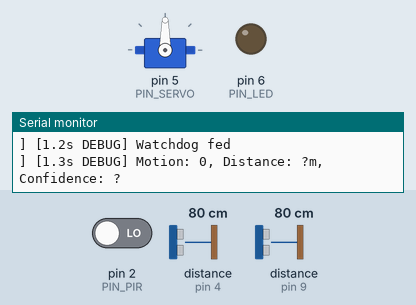
The program below on a simulated Arduino Uno, built with avr-gcc and run on an emulated ATmega328P. On the bench: servo, output pins drawn as LEDs (lit = HIGH), the last lines printed to the serial monitor. Wiring (inferred from the names in the program): 2 × ultrasonic range finder: trigger pin 3, echo pin 4 / trigger pin 8, echo pin 9. Dashed ring = blinking. The inputs (shaded band) are chosen by the test bench; at power-on: pin 2 (PIN_PIR) LOW, distance to the obstacle (sensors on pin 4, pin 9) 80 cm. The echo pulse lasts 58.3 µs per cm; pins used as bus, display or sensor lines are not drawn.

Above: at 1.3 s.
1.4 s: pin 2 (PIN_PIR) driven HIGH
At 1.87 s:
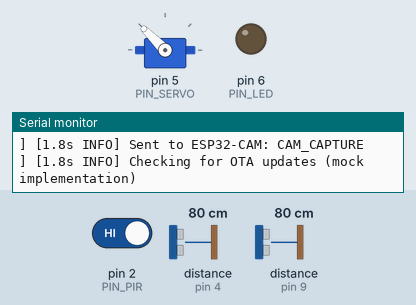
At 2.55 s:
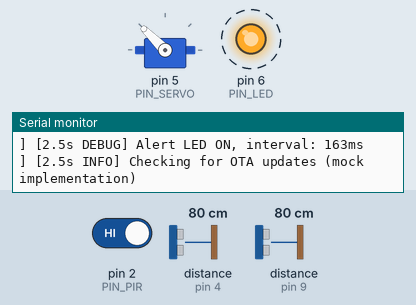
4.4 s: distance to the obstacle (sensor on pin 4) set to 2 cm
7.4 s: distance to the obstacle (sensor on pin 9) set to 299 cm
10.4 s: distance to the obstacle (sensor on pin 4) set to 250 cm
At 10.57 s:
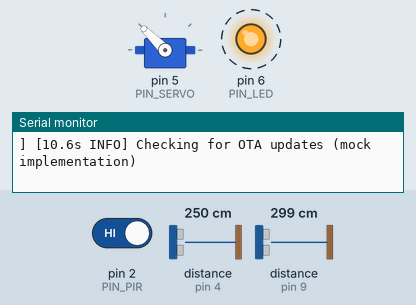
Timing chart, 0 to 20.4 s (numbered marks = the images above; inputs shaded):
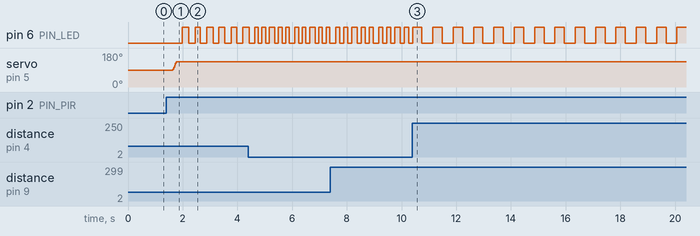

Measured:
- after the input at 1.4 s, pin 6 (PIN_LED): alternates HIGH for 0.23 s and LOW for 0.23 s, starting after 0.59 s; servo on pin 5 (PIN_SERVO): 90° → 135° after 0.24 s
- after the input at 10.4 s, pin 6 (PIN_LED): alternates HIGH for 0.34 s and LOW for 0.40 s, starting after 0.35 s

The program:

main.cpp
```cpp
// main.cpp

#include <Arduino.h>
#include "system_init.h"
#include "motion_logic.h"

    // === Arduino Setup ===
    void
    setup()
{
    initializeSystem();
    logMessage("INFO", "Arduino setup completed");
}

// === Arduino Loop ===
void loop()
{
    if (isInitialized)
    {
        runStateMachine();
    }
    else
    {
        logMessage("ERROR", "System not initialized, skipping state machine");
        delay(1000); // Wait before retrying
    }
}
```

alert_handler.h
```cpp
#ifndef ALERT_HANDLER_H
#define ALERT_HANDLER_H

#include <Arduino.h>

// === Function Prototypes ===
void handleAlertBlink(); // Manages LED blinking based on threat proximity
void handleFaultBlink(); // Manages LED blinking to signal fault state

#endif // ALERT_HANDLER_H
```

comms.h
```cpp
#ifndef COMMS_H
#define COMMS_H

#include <Arduino.h>

// === Function Prototypes ===
void checkOTA();                         // Checks for Over-The-Air updates (mock implementation)
void handleSerialComms();                // Processes incoming serial messages
void sendCameraCommand(const char *cmd); // Sends command string to ESP32-CAM

#endif // COMMS_H
```

motion_logic.h
```cpp
#ifndef MOTION_LOGIC_H
#define MOTION_LOGIC_H

#include <Arduino.h>

// === Motion State ===
extern int8_t currentState;          // System state: 0=IDLE, 1=PATROLLING, 2=ALERT, 3=FAULT
extern unsigned long lastLoopTime;   // Timestamp of last loop execution (ms)
extern unsigned long lastPatrolTime; // Timestamp of last patrol action (ms)
extern uint8_t currentServoPos;      // Current servo angle (0–180 degrees)

// === Function Prototypes ===
void runStateMachine();         // Executes the motion state machine
int16_t calculateThreatScore(); // Calculates threat score based on sensor data

#endif // MOTION_LOGIC_H
```

sensors.h
```cpp
#ifndef SENSORS_H
#define SENSORS_H

#include <Arduino.h>

// === Sensor State ===
extern bool motionDetected; // Flag for PIR motion detection
extern float dist1;         // Distance from ultrasonic sensor 1 (cm)
extern float dist2;         // Distance from ultrasonic sensor 2 (cm)
extern float distance;      // Minimum detected distance (m)
extern float confidence;    // Threat confidence level (0.0–100.0)
extern bool sensorValid;    // Flag for valid sensor data

// === Function Prototypes ===
void updateSensors();                                     // Updates all sensor readings
float readUltrasonicCM(uint8_t trigPin, uint8_t echoPin); // Reads ultrasonic distance in cm

#endif // SENSORS_H
```

servo_controller.h
```cpp
#ifndef SERVO_CONTROLLER_H
#define SERVO_CONTROLLER_H

#include <Arduino.h>

// === Function Prototypes ===
void moveServoSmooth(uint8_t targetPos); // Smoothly transitions servo to target angle (0–180)
void executePatrol();                    // Performs patrol by sweeping servo across range

#endif // SERVO_CONTROLLER_H
```

system_init.h
```cpp
#ifndef SYSTEM_INIT_H
#define SYSTEM_INIT_H

#include <Arduino.h>
#include <Servo.h>
#include <SoftwareSerial.h>

// === Pin Assignments ===
constexpr uint8_t PIN_PIR = 2;        // PIR sensor pin
constexpr uint8_t PIN_TRIG1 = 3;      // Ultrasonic sensor 1 trigger pin
constexpr uint8_t PIN_ECHO1 = 4;      // Ultrasonic sensor 1 echo pin
constexpr uint8_t PIN_SERVO = 5;      // Servo motor pin
constexpr uint8_t PIN_LED = 6;        // LED indicator pin
constexpr uint8_t PIN_TRIG2 = 8;      // Ultrasonic sensor 2 trigger pin
constexpr uint8_t PIN_ECHO2 = 9;      // Ultrasonic sensor 2 echo pin
constexpr uint8_t PIN_SERIAL_RX = 10; // Software serial RX pin
constexpr uint8_t PIN_SERIAL_TX = 11; // Software serial TX pin

// === System State ===
extern Servo panServo;                 // Servo object for pan control
extern SoftwareSerial espSerial;       // SoftwareSerial for ESP communication
extern bool isInitialized;             // System initialization status
extern unsigned long lastWatchdogFeed; // Last watchdog feed timestamp

// === Function Prototypes ===
void initializeSystem();                                 // Initializes system components
void feedWatchdog();                                     // Feeds the watchdog timer
bool checkWatchdog();                                    // Checks watchdog status
void logMessage(const char *level, const char *message); // Logs messages with level

#endif // SYSTEM_INIT_H
```

alert_handler.cpp
```cpp
// alert_handler.cpp

#include "alert_handler.h"
#include "sensors.h"
#include "system_init.h"

    // === Global Variables ===
    bool alertBlinkState = false;     // State of alert LED (true=ON, false=OFF)
unsigned long lastAlertBlinkTime = 0; // Timestamp of last alert blink (ms)
bool faultBlinkState = false;         // State of fault LED (true=ON, false=OFF)
unsigned long lastFaultBlinkTime = 0; // Timestamp of last fault blink (ms)

// === Constants ===
constexpr unsigned long FAULT_BLINK_INTERVAL = 500; // Fault blink interval (ms)
constexpr float MIN_DISTANCE_CM = 20.0;             // Minimum distance for blink mapping (cm)
constexpr float MAX_DISTANCE_CM = 150.0;            // Maximum distance for blink mapping (cm)
constexpr unsigned long MIN_BLINK_INTERVAL = 50;    // Fastest alert blink interval (ms)
constexpr unsigned long MAX_BLINK_INTERVAL = 300;   // Slowest alert blink interval (ms)

// === Handle Alert Blink ===
void handleAlertBlink()
{
    // Turn off LED if no valid threat
    if (!motionDetected || !sensorValid || distance < 0.01)
    {
        if (alertBlinkState)
        {
            digitalWrite(PIN_LED, LOW);
            alertBlinkState = false;
            logMessage("DEBUG", "Alert LED turned off");
        }
        return;
    }

    // Calculate blink interval based on distance
    float distance_cm = distance * 100.0; // Convert meters to cm
    unsigned long blinkInterval = map(
        constrain(distance_cm, MIN_DISTANCE_CM, MAX_DISTANCE_CM),
        MIN_DISTANCE_CM, MAX_DISTANCE_CM,
        MIN_BLINK_INTERVAL, MAX_BLINK_INTERVAL);

    // Toggle LED state if interval has passed
    if (millis() - lastAlertBlinkTime >= blinkInterval)
    {
        alertBlinkState = !alertBlinkState;
        digitalWrite(PIN_LED, alertBlinkState ? HIGH : LOW);
        lastAlertBlinkTime = millis();

        // Log state change
        char buffer[32];
        snprintf(buffer, sizeof(buffer), "Alert LED %s, interval: %lums",
                 alertBlinkState ? "ON" : "OFF", blinkInterval);
        logMessage("DEBUG", buffer);
    }
}

// === Handle Fault Blink ===
void handleFaultBlink()
{
    // Toggle LED state at fixed interval
    if (millis() - lastFaultBlinkTime >= FAULT_BLINK_INTERVAL)
    {
        faultBlinkState = !faultBlinkState;
        digitalWrite(PIN_LED, faultBlinkState ? HIGH : LOW);
        lastFaultBlinkTime = millis();

        // Log state change
        char buffer[32];
        snprintf(buffer, sizeof(buffer), "Fault LED %s", faultBlinkState ? "ON" : "OFF");
        logMessage("DEBUG", buffer);
    }
}
```

comms.cpp
```cpp
// comms.cpp

#include "comms.h"
#include "system_init.h"

    // === Constants ===
    constexpr uint8_t OTA_CHECK_FREQUENCY = 5;     // Check OTA every 5th call
constexpr size_t SERIAL_BUFFER_SIZE = 32;          // Buffer size for serial input
constexpr unsigned long SERIAL_READ_TIMEOUT = 100; // Timeout for reading serial (ms)

// === Check OTA Updates ===
void checkOTA()
{
    static uint8_t count = 0;
    if (count++ % OTA_CHECK_FREQUENCY == 0)
    {
        logMessage("INFO", "Checking for OTA updates (mock implementation)");
    }
}

// === Handle Serial Communications ===
void handleSerialComms()
{
    if (espSerial.available())
    {
        char buffer[SERIAL_BUFFER_SIZE];
        size_t index = 0;
        unsigned long startTime = millis();

        // Read until newline or buffer full, with timeout
        while (index < SERIAL_BUFFER_SIZE - 1 && millis() - startTime < SERIAL_READ_TIMEOUT)
        {
            if (espSerial.available())
            {
                char c = espSerial.read();
                if (c == '\n')
                {
                    buffer[index] = '\0'; // Null-terminate
                    break;
                }
                buffer[index++] = c;
            }
        }
        buffer[index] = '\0'; // Ensure null-termination

        // Log received message
        if (index > 0)
        {
            char logBuffer[64];
            snprintf(logBuffer, sizeof(logBuffer), "Received from ESP: %s", buffer);
            logMessage("DEBUG", logBuffer);
        }
        else
        {
            logMessage("WARN", "Empty or timed-out serial input");
        }
    }
}

// === Send Camera Command ===
void sendCameraCommand(const char *cmd)
{
    // Send command to ESP32-CAM
    espSerial.println(cmd);

    // Log sent command
    char buffer[64];
    snprintf(buffer, sizeof(buffer), "Sent to ESP32-CAM: %s", cmd);
    logMessage("INFO", buffer);
}
```

motion_logic.cpp
```cpp
// motion_logic.cpp
#include "motion_logic.h"
#include "sensors.h"
#include "system_init.h"
#include "servo_controller.h"
#include "alert_handler.h"
#include "comms.h"

// === Global Variables ===
int8_t currentState = 0;          // System state: 0=IDLE, 1=PATROLLING, 2=ALERT, 3=FAULT
unsigned long lastLoopTime = 0;   // Timestamp of last loop execution (ms)
unsigned long lastPatrolTime = 0; // Timestamp of last patrol action (ms)
uint8_t currentServoPos = 90;     // Current servo angle (0–180 degrees)

// === Constants ===
constexpr unsigned long PATROL_INTERVAL = 5000;      // Time before entering PATROLLING state (ms)
constexpr uint8_t SERVO_LEFT_ANGLE = 45;             // Servo angle for left-facing target
constexpr uint8_t SERVO_RIGHT_ANGLE = 135;           // Servo angle for right-facing target
constexpr int16_t THREAT_THRESHOLD = 70;             // Threat score to trigger ALERT state
constexpr char CAMERA_CAPTURE_CMD[] = "CAM_CAPTURE"; // Command for ESP32-CAM capture

// === Calculate Threat Score ===
int16_t calculateThreatScore()
{
    if (!sensorValid)
    {
        return 0;
    }

    float score = 0.0;
    if (motionDetected)
    {
        score += 40.0;
    }
    if (distance < 1.5)
    {
        score += 30.0 * (1.0 - distance / 1.5);
    }
    if (confidence > 80.0)
    {
        score += 30.0 * (confidence / 100.0);
    }

    return min(static_cast<int16_t>(score), 100);
}

// === Run State Machine ===
void runStateMachine()
{
    // Update loop timestamp and feed watchdog
    lastLoopTime = millis();
    feedWatchdog();
    if (!checkWatchdog())
    {
        currentState = 3; // FAULT
        logMessage("ERROR", "Watchdog failure, entering FAULT state");
        return;
    }

    // State machine
    switch (currentState)
    {
    case 0: // IDLE
        updateSensors();
        if (sensorValid)
        {
            int16_t score = calculateThreatScore();
            char buffer[32];
            snprintf(buffer, sizeof(buffer), "Threat score: %d", score);
            logMessage("DEBUG", buffer);

            if (score >= THREAT_THRESHOLD)
            {
                currentState = 2; // ALERT
                if (dist1 >= 0.0 && dist2 >= 0.0)
                {
                    // Move servo toward closer target
                    uint8_t target_angle = (dist1 < dist2) ? SERVO_LEFT_ANGLE : SERVO_RIGHT_ANGLE;
                    moveServoSmooth(target_angle);
                    currentServoPos = target_angle;
                }
                else if (dist1 >= 0.0 || dist2 >= 0.0)
                {
                    // If only one sensor is valid, move to center
                    moveServoSmooth(90);
                    currentServoPos = 90;
                }
                sendCameraCommand(CAMERA_CAPTURE_CMD);
            }
            else if (millis() - lastPatrolTime > PATROL_INTERVAL)
            {
                currentState = 1; // PATROLLING
                lastPatrolTime = millis();
                logMessage("INFO", "Entering PATROLLING state");
            }
        }
        break;

    case 1: // PATROLLING
        executePatrol();
        currentState = 0; // Return to IDLE
        lastPatrolTime = millis();
        logMessage("INFO", "Completed patrol, returning to IDLE");
        break;

    case 2: // ALERT
        updateSensors();
        handleAlertBlink();
        if (!motionDetected && distance >= 1.5)
        {
            currentState = 0;    // Return to IDLE
            moveServoSmooth(90); // Reset servo to center
            currentServoPos = 90;
            logMessage("INFO", "Threat cleared, returning to IDLE");
        }
        break;

    case 3: // FAULT
        handleFaultBlink();
        break;
    }

    // Handle communication tasks
    checkOTA();
    handleSerialComms();
}
```

sensors.cpp
```cpp
// sensors.h
#include "sensors.h"
#include "system_init.h"

// === Global Variables ===
bool motionDetected = false; // Flag for PIR motion detection
float dist1 = -1.0;          // Distance from ultrasonic sensor 1 (cm)
float dist2 = -1.0;          // Distance from ultrasonic sensor 2 (cm)
float distance = 0.0;        // Minimum detected distance (m)
float confidence = 0.0;      // Threat confidence level (0.0–100.0)
bool sensorValid = false;    // Flag for valid sensor data

// === Constants ===
constexpr unsigned long ULTRASONIC_TIMEOUT = 30000; // Timeout for pulseIn (µs)

// === Read Ultrasonic Distance ===
float readUltrasonicCM(uint8_t trigPin, uint8_t echoPin)
{
    // Send trigger pulse
    digitalWrite(trigPin, LOW);
    delayMicroseconds(2);
    digitalWrite(trigPin, HIGH);
    delayMicroseconds(10);
    digitalWrite(trigPin, LOW);

    // Measure echo pulse duration
    long duration = pulseIn(echoPin, HIGH, ULTRASONIC_TIMEOUT);
    if (duration == 0)
    {
        logMessage("WARN", "Ultrasonic pulse timeout");
        return -1.0;
    }

    // Convert to distance (cm)
    float distance_cm = (duration / 2.0) * 0.0343;
    return distance_cm;
}

// === Update Sensor Readings ===
void updateSensors()
{
    // Read PIR sensor
    motionDetected = digitalRead(PIN_PIR) == HIGH;

    // Read ultrasonic sensors
    dist1 = readUltrasonicCM(PIN_TRIG1, PIN_ECHO1);
    dist2 = readUltrasonicCM(PIN_TRIG2, PIN_ECHO2);

    // Validate sensor readings
    if (dist1 < 0.0 && dist2 < 0.0)
    {
        sensorValid = false;
        distance = 0.0;
        confidence = 0.0;
        logMessage("WARN", "Both ultrasonic sensors failed");
        return;
    }

    // Use minimum valid distance, convert to meters
    if (dist1 >= 0.0 && dist2 >= 0.0)
    {
        distance = min(dist1, dist2) / 100.0;
    }
    else if (dist1 >= 0.0)
    {
        distance = dist1 / 100.0;
    }
    else
    {
        distance = dist2 / 100.0;
    }

    // Calculate confidence (simplified logic from provided code)
    confidence = (distance > 0.0 && distance < 1.5) ? 90.0 : 40.0;
    sensorValid = true;

    // Log sensor data
    char buffer[64];
    snprintf(buffer, sizeof(buffer), "Motion: %d, Distance: %.2fm, Confidence: %.1f",
             motionDetected, distance, confidence);
    logMessage("DEBUG", buffer);
}
```

servo_controller.cpp
```cpp
// servo_controller.cpp
#include "servo_controller.h"
#include "system_init.h"
#include "motion_logic.h"

// === Constants ===
constexpr uint8_t SERVO_STEP_SIZE = 5;      // Step size for smooth servo movement (degrees)
constexpr uint16_t SERVO_STEP_DELAY = 15;    // Delay between steps (ms)
constexpr uint8_t PATROL_MIN_ANGLE = 0;     // Minimum angle for patrol sweep
constexpr uint8_t PATROL_MAX_ANGLE = 180;   // Maximum angle for patrol sweep
constexpr uint8_t PATROL_STEP = 45;         // Angle increment per patrol step

// === Smooth Servo Movement ===
void moveServoSmooth(uint8_t targetPos) {
    // Constrain target position to valid servo range
    targetPos = constrain(targetPos, 0, 180);

    // Log movement
    char buffer[32];
    snprintf(buffer, sizeof(buffer), "Moving servo to %u degrees", targetPos);
    logMessage("DEBUG", buffer);

    // Move servo in steps for smoothness
    while (currentServoPos != targetPos) {
        if (currentServoPos < targetPos) {
            currentServoPos = min(currentServoPos + SERVO_STEP_SIZE, targetPos);
        } else {
            currentServoPos = max(currentServoPos - SERVO_STEP_SIZE, targetPos);
        }
        panServo.write(currentServoPos);
        delay(SERVO_STEP_DELAY);
    }

    // Ensure final position is set
    panServo.write(targetPos);
}

// === Execute Patrol Sweep ===
void executePatrol() {
    // Determine next position for patrol (sweep back and forth)
    static bool sweepingRight = true; // Tracks sweep direction

    uint8_t nextPos;
    if (sweepingRight) {
        nextPos = currentServoPos + PATROL_STEP;
        if (nextPos >= PATROL_MAX_ANGLE) {
            nextPos = PATROL_MAX_ANGLE;
            sweepingRight = false;
        }
    } else {
        nextPos = currentServoPos - PATROL_STEP;
        if (nextPos <= PATROL_MIN_ANGLE) {
            nextPos = PATROL_MIN_ANGLE;
            sweepingRight = true;
        }
    }

    // Move to next position
    moveServoSmooth(nextPos);

    // Log patrol action
    char buffer[32];
    snprintf(buffer, sizeof(buffer), "Patrol sweep to %u degrees", nextPos);
    logMessage("INFO", buffer);
}
```

Source omitted: system_init.cpp (2204 bytes)
